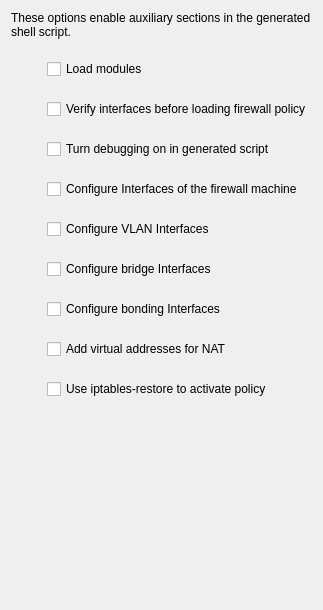
     <widget class="QWidget" name="tab4">
      <attribute name="title">
       <string>Script</string>
      </attribute>
      <layout class="QGridLayout" name="gridLayout_4">
       <property name="verticalSpacing">
        <number>20</number>
       </property>
       <item row="0" column="0" colspan="2">
        <widget class="QLabel" name="textLabel8">
         <property name="text">
          <string>These options enable auxiliary sections in the generated shell script.</string>
         </property>
         <property name="alignment">
          <set>Qt::AlignVCenter</set>
         </property>
         <property name="wordWrap">
          <bool>true</bool>
         </property>
        </widget>
       </item>
       <item row="1" column="0" rowspan="5">
        <spacer>
         <property name="orientation">
          <enum>Qt::Horizontal</enum>
         </property>
         <property name="sizeType">
          <enum>QSizePolicy::Fixed</enum>
         </property>
         <property name="sizeHint" stdset="0">
          <size>
           <width>30</width>
           <height>120</height>
          </size>
         </property>
        </spacer>
       </item>
       <item row="1" column="1">
        <widget class="QCheckBox" name="loadModules">
         <property name="sizePolicy">
          <sizepolicy hsizetype="MinimumExpanding" vsizetype="Fixed">
           <horstretch>0</horstretch>
           <verstretch>0</verstretch>
          </sizepolicy>
         </property>
         <property name="text">
          <string>Load modules</string>
         </property>
        </widget>
       </item>
       <item row="2" column="1">
        <widget class="QCheckBox" name="verifyInterfaces">
         <property name="sizePolicy">
          <sizepolicy hsizetype="MinimumExpanding" vsizetype="Fixed">
           <horstretch>0</horstretch>
           <verstretch>0</verstretch>
          </sizepolicy>
         </property>
         <property name="text">
          <string>Verify interfaces before loading firewall policy</string>
         </property>
        </widget>
       </item>
       <item row="3" column="1">
        <widget class="QCheckBox" name="iptDebug">
         <property name="sizePolicy">
          <sizepolicy hsizetype="MinimumExpanding" vsizetype="Fixed">
           <horstretch>0</horstretch>
           <verstretch>0</verstretch>
          </sizepolicy>
         </property>
         <property name="text">
          <string>Turn debugging on in generated script</string>
         </property>
        </widget>
       </item>
       <item row="4" column="1">
        <widget class="QCheckBox" name="configureInterfaces">
         <property name="sizePolicy">
          <sizepolicy hsizetype="MinimumExpanding" vsizetype="Fixed">
           <horstretch>0</horstretch>
           <verstretch>0</verstretch>
          </sizepolicy>
         </property>
         <property name="text">
          <string>Configure Interfaces of the firewall machine</string>
         </property>
        </widget>
       </item>
       <item row="5" column="1">
        <widget class="QCheckBox" name="configure_vlan_interfaces">
         <property name="sizePolicy">
          <sizepolicy hsizetype="MinimumExpanding" vsizetype="Fixed">
           <horstretch>0</horstretch>
           <verstretch>0</verstretch>
          </sizepolicy>
         </property>
         <property name="text">
          <string>Configure VLAN Interfaces</string>
         </property>
        </widget>
       </item>
       <item row="6" column="1">
        <widget class="QCheckBox" name="configure_bridge_interfaces">
         <property name="sizePolicy">
          <sizepolicy hsizetype="MinimumExpanding" vsizetype="Fixed">
           <horstretch>0</horstretch>
           <verstretch>0</verstretch>
          </sizepolicy>
         </property>
         <property name="text">
          <string>Configure bridge Interfaces</string>
         </property>
        </widget>
       </item>
       <item row="7" column="1">
        <widget class="QCheckBox" name="configure_bonding_interfaces">
         <property name="sizePolicy">
          <sizepolicy hsizetype="MinimumExpanding" vsizetype="Fixed">
           <horstretch>0</horstretch>
           <verstretch>0</verstretch>
          </sizepolicy>
         </property>
         <property name="text">
          <string>Configure bonding Interfaces</string>
         </property>
        </widget>
       </item>
       <item row="8" column="1">
        <widget class="QCheckBox" name="addVirtualsforNAT">
         <property name="sizePolicy">
          <sizepolicy hsizetype="MinimumExpanding" vsizetype="Fixed">
           <horstretch>0</horstretch>
           <verstretch>0</verstretch>
          </sizepolicy>
         </property>
         <property name="text">
          <string>Add virtual addresses for NAT</string>
         </property>
        </widget>
       </item>
       <item row="9" column="1">
        <widget class="QCheckBox" name="iptablesRestoreActivation">
         <property name="sizePolicy">
          <sizepolicy hsizetype="MinimumExpanding" vsizetype="Fixed">
           <horstretch>0</horstretch>
           <verstretch>0</verstretch>
          </sizepolicy>
         </property>
         <property name="toolTip">
          <string>iptables-restore replaces firewall policy in one atomic transaction</string>
         </property>
         <property name="text">
          <string>Use iptables-restore to activate policy</string>
         </property>
        </widget>
       </item>
       <item row="10" column="1">
        <spacer>
         <property name="orientation">
          <enum>Qt::Vertical</enum>
         </property>
         <property name="sizeType">
          <enum>QSizePolicy::Expanding</enum>
         </property>
         <property name="sizeHint" stdset="0">
          <size>
           <width>20</width>
           <height>200</height>
          </size>
         </property>
        </spacer>
       </item>
      </layout>
     </widget>
